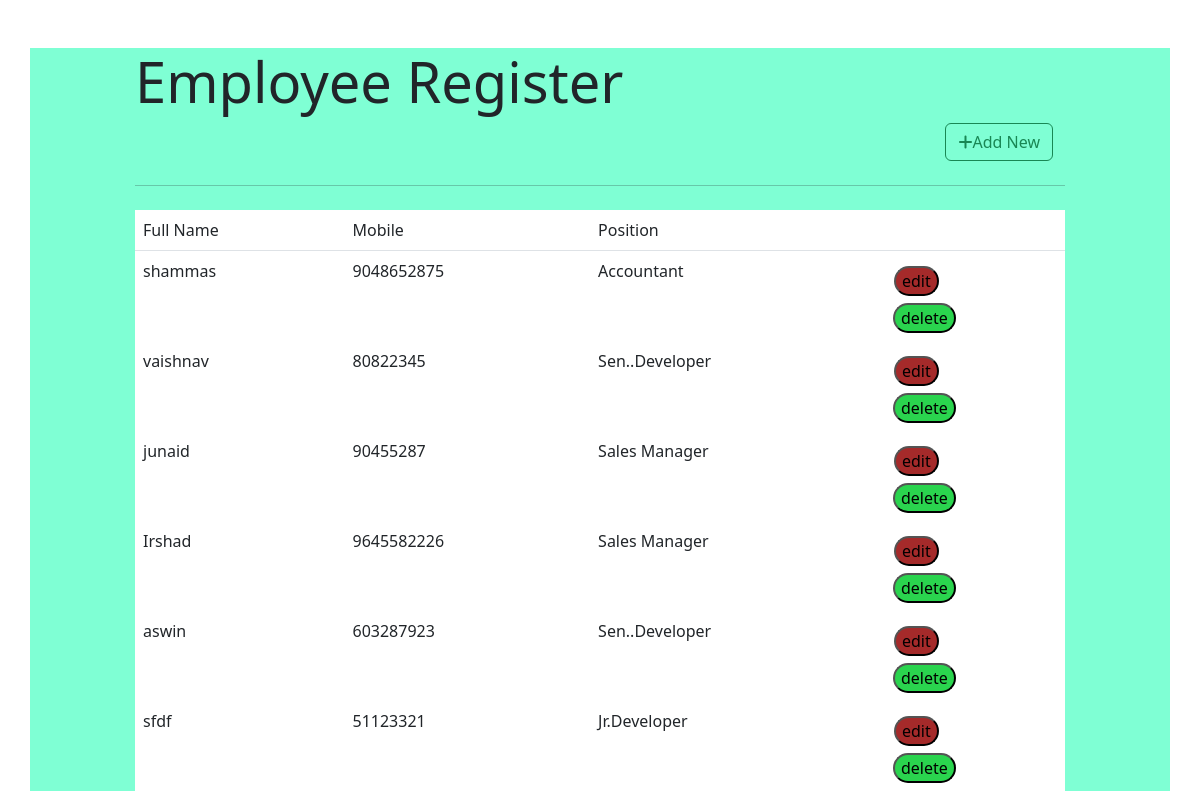
Page /list on the committed database.
### customer/models.py (models this page shows, shortened)
class employee(models.Model):
    fullname=models.CharField(max_length=100)
    emp_code=models.CharField(max_length=3)
    mobile=models.CharField(max_length=50)
    position=models.ForeignKey(position,on_delete=models.CASCADE)

class position(models.Model):
    title=models.CharField(max_length=50)
    def __str__(self):
        return self.title

### customer/views.py (the view)
# urls.py: path('list',views.employee_list,name='list'),
def employee_list(request):
    context = {'employee_list':employee.objects.all()}
    return render(request,"employee_list.html",context)

### customer/templates/employee_list.html (shortened to what this page needs)
{% extends "base.html"   %}
 {% block content %}
<table class="table table-borderless">
 <thead class="border-bottom font-weight-bold">
  <tr>
    <td>Full Name</td>
    <td>Mobile</td>
    <td>Position</td>
    <td>
    </td>
  </tr>
 </thead>
 <tbody>
    {% for X in employee_list %}
    <tr>
    <td>{{X.fullname}}</td>
    <td>{{X.mobile}}</td>
    <td>{{X.position}}</td>
    <td>
        <a href="{% url 'employee_update' X.id %}" class="btn text-secondary px-0">
            <button style="background-color: brown; border-radius: 20px;" >edit</button>
        </a>
        <form action="{% url 'employee_delete' X.id %}" method="post">
            <button style="background-color: rgb(42, 212, 78); border-radius: 20px;" onclick="return confirm('Are you sure you want to delete this item?');">delete</button>
        </form>
    </td>
    </tr>
    {% endfor %}
 </tbody>
</table>
{% endblock content %}

### customer/templates/base.html (shortened to what this page needs)
<!DOCTYPE html>
<html lang="en">
<head>
    <link rel="stylesheet" href="path/to/font-awesome/css/font-awesome.min.css">
    <link href="https://cdn.jsdelivr.net/npm/bootstrap@5.3.0-alpha2/dist/css/bootstrap.min.css" rel="stylesheet">
    <link rel="stylesheet" href="sha512-iecdLmaskl7CVkqkXNQ/ZH/XLlvWZOJyj7Yy7tcenmpD1ypASozpmT/E0iPtmFIB46ZmdtAc9eNBvH0H/ZpiBw==">
</head>
<body>
    <div class="container" style="background-color: aquamarine;">
        <div class="col-md-10 offset-md-1 mt-5">
            <div class="jumbotron">
                <h1 class="display-4">Employee Register </h1>
                <div class=" container d-flex flex-row-reverse">
                <a href="{% url 'employee_insert'%}" class="btn btn-outline-success">
                    <i class="fa-sharp fa-solid fa-plus"></i>Add New
                </a>
            </div>
                <hr class="my-4">
    {% block content %}
    {% endblock content %}
              </div>
        </div>
    </div>
</body>
</html>

### rows in the picture
employee: fullname "shammas", mobile "9048652875", position "Accountant"
employee: fullname "vaishnav", mobile "80822345", position "Sen..Developer"
employee: fullname "junaid", mobile "90455287", position "Sales Manager"
employee: fullname "Irshad", mobile "9645582226", position "Sales Manager"
employee: fullname "aswin", mobile "603287923", position "Sen..Developer"
employee: fullname "sfdf", mobile "51123321", position "Jr.Developer"
